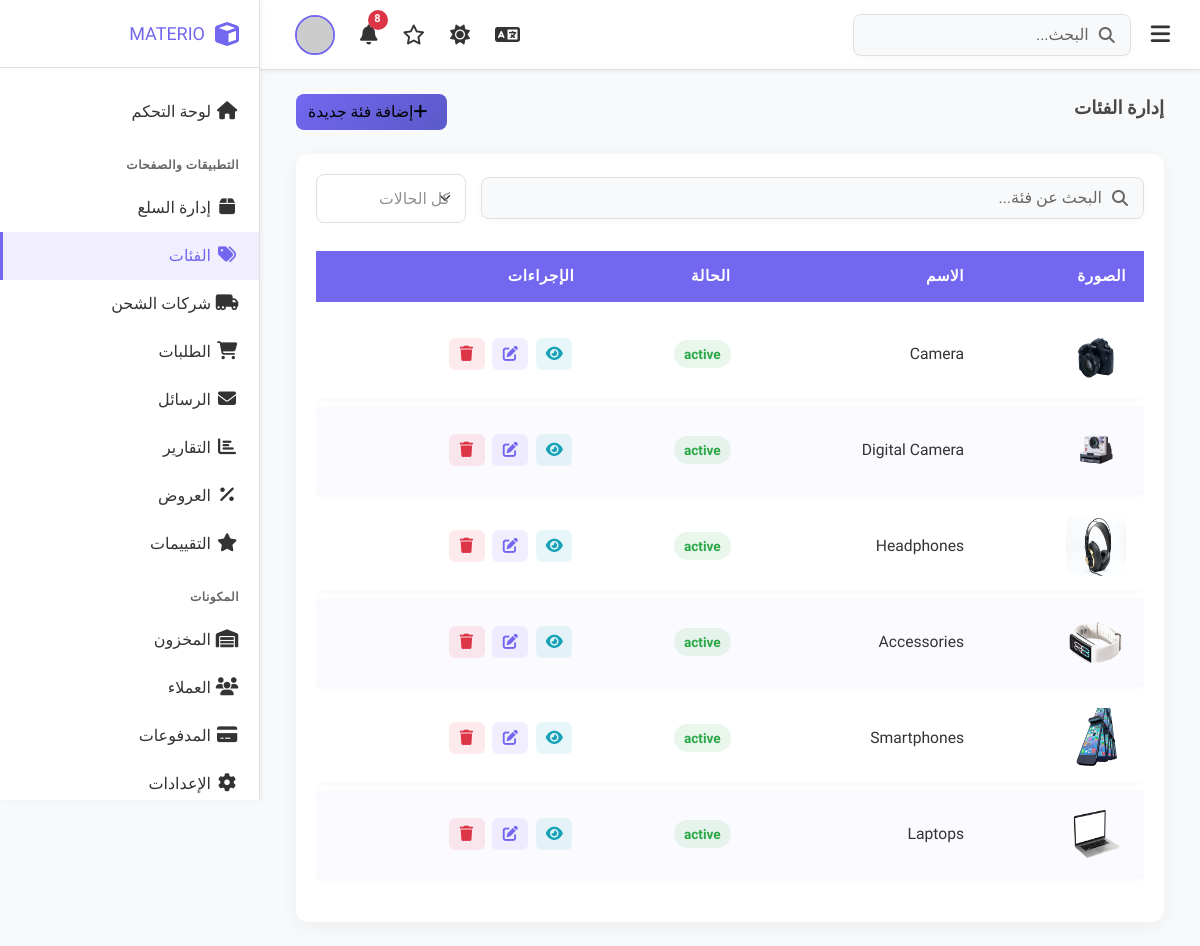
The app's page /admin/categories.php with its own data.
### tables this page shows
CREATE TABLE `categories` (
  `id` int NOT NULL,
  `category_name` varchar(200) NOT NULL,
  `category_img` varchar(500) NOT NULL,
  `category_status` tinyint NOT NULL DEFAULT '1'
);

### admin/categories.php (the view, shortened to what this page needs)
            <?php
include "header.php";
include "../include/db_connect.php";
$stmt = $conn->query("SELECT * FROM categories ORDER BY id DESC");
$categories = $stmt->fetchAll(PDO::FETCH_ASSOC);
?>
            <div class="dashboard-container p-4">
                <div class="container-fluid">
                    <div class="d-flex justify-content-between align-items-center mb-4">
                        <h4 data-key="manageCategories">إدارة الفئات</h4>
                        <a href="add_category.php" class="btn btn-primary"><i class="fas fa-plus me-2"></i><span data-key="addNewCat">إضافة فئة جديدة</span></a>
                    </div>
                    <div class="table-card">
                        <div class="filter-bar">
                            <div class="search-box m-0" style="min-width: 300px;">
                                <i class="fas fa-search"></i>
                                <input type="text" placeholder="البحث عن فئة..." data-key="searchCat">
                            </div>
                            <div class="d-flex gap-2">
                                <select class="form-select" style="width: 150px;">
                                    <option value="" data-key="allStatus">كل الحالات</option>
                                </select>
                            </div>
                        </div>
                        <div class="table-responsive">
                            <table class="table">
                                <thead>
                                    <tr>
                                        <th data-key="colImg">الصورة</th>
                                        <th data-key="colName">الاسم</th>
                                        <th data-key="colStatus">الحالة</th>
                                        <th data-key="colActions">الإجراءات</th>
                                    </tr>
                                </thead>
                                <tbody>
                                   <?php if (!empty($categories)): ?>
                        <?php foreach ($categories as $row): ?>
                        <tr>
                            <td>
                                <img src="../uploads/categories/<?php echo $row['category_img'];?>" class="rounded" width="60" height="60">
                            </td>
                            <td><?php echo htmlspecialchars($row['category_name']); ?></td>
                            <td>
                                <span class="badge-status <?php echo $row['category_status'] == 1 ? 'bg-light-success' : 'bg-light-danger'; ?>">
                                    <?php echo $row['category_status'] == 1 ? 'active' : 'inactive'; ?>
                                </span>
                            </td>
                            <td>
                                <a href="view_category.php?id=<?php echo $row['id']; ?>" class="action-btn btn-view">
                                    <i class="fas fa-eye"></i>
                                </a>
                                <a href="edit_category.php?id=<?php echo $row['id']; ?>" class="action-btn btn-edit">
                                    <i class="fas fa-edit"></i>
                                </a>
                                <a href="delete_category.php?id=<?php echo $row['id']; ?>"
                                   class="action-btn btn-delete"
                                   onclick="return confirm('هل أنت متأكد من الحذف؟')">
                                    <i class="fas fa-trash"></i>
                                </a>
                            </td>
                        </tr>
                        <?php endforeach; ?>
                    <?php else: ?>
                        <tr>
                            <td colspan="5" class="text-center">لا توجد فئات</td>
                        </tr>
                    <?php endif; ?>
                    </tbody>
                </table>
            </div>
        </div>
    </div>
</div>
 </div>
 <?php include_once("footer.php"); ?>

### records on screen
categories: category_img (picture), category_name "Camera", category_status "active"
categories: category_img (picture), category_name "Digital Camera", category_status "active"
categories: category_img (picture), category_name "Headphones", category_status "active"
categories: category_img (picture), category_name "Accessories", category_status "active"
categories: category_img (picture), category_name "Smartphones", category_status "active"
categories: category_img (picture), category_name "Laptops", category_status "active"
